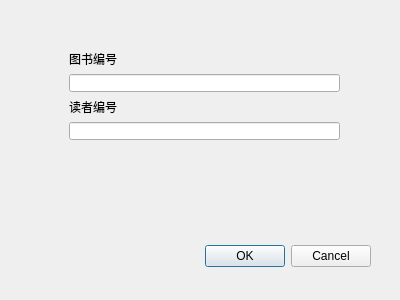
<?xml version="1.0" encoding="UTF-8"?>
<ui version="4.0">
 <class>ReturnbookDialog</class>
 <widget class="QDialog" name="ReturnbookDialog">
  <property name="geometry">
   <rect>
    <x>0</x>
    <y>0</y>
    <width>400</width>
    <height>300</height>
   </rect>
  </property>
  <property name="windowTitle">
   <string>图书归还</string>
  </property>
  <widget class="QDialogButtonBox" name="buttonBox">
   <property name="geometry">
    <rect>
     <x>30</x>
     <y>240</y>
     <width>341</width>
     <height>32</height>
    </rect>
   </property>
   <property name="orientation">
    <enum>Qt::Horizontal</enum>
   </property>
   <property name="standardButtons">
    <set>QDialogButtonBox::Cancel|QDialogButtonBox::Ok</set>
   </property>
  </widget>
  <widget class="QWidget" name="verticalLayoutWidget">
   <property name="geometry">
    <rect>
     <x>69</x>
     <y>50</y>
     <width>271</width>
     <height>91</height>
    </rect>
   </property>
   <layout class="QVBoxLayout" name="verticalLayout">
    <item>
     <widget class="QLabel" name="label">
      <property name="text">
       <string>图书编号</string>
      </property>
     </widget>
    </item>
    <item>
     <widget class="QLineEdit" name="lineEdit_bid"/>
    </item>
    <item>
     <widget class="QLabel" name="label_2">
      <property name="text">
       <string>读者编号</string>
      </property>
     </widget>
    </item>
    <item>
     <widget class="QLineEdit" name="lineEdit_rid"/>
    </item>
   </layout>
  </widget>
 </widget>
 <resources/>
 <connections>
  <connection>
   <sender>buttonBox</sender>
   <signal>accepted()</signal>
   <receiver>ReturnbookDialog</receiver>
   <slot>accept()</slot>
   <hints>
    <hint type="sourcelabel">
     <x>248</x>
     <y>254</y>
    </hint>
    <hint type="destinationlabel">
     <x>157</x>
     <y>274</y>
    </hint>
   </hints>
  </connection>
  <connection>
   <sender>buttonBox</sender>
   <signal>rejected()</signal>
   <receiver>ReturnbookDialog</receiver>
   <slot>reject()</slot>
   <hints>
    <hint type="sourcelabel">
     <x>316</x>
     <y>260</y>
    </hint>
    <hint type="destinationlabel">
     <x>286</x>
     <y>274</y>
    </hint>
   </hints>
  </connection>
 </connections>
</ui>
